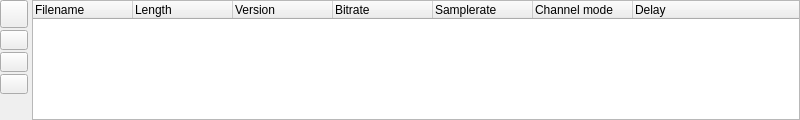
<ui version="4.0" >
 <class>TTAudioFileListWidget</class>
 <widget class="QWidget" name="TTAudioFileListWidget" >
  <property name="geometry" >
   <rect>
    <x>0</x>
    <y>0</y>
    <width>800</width>
    <height>120</height>
   </rect>
  </property>
  <property name="sizePolicy" >
   <sizepolicy vsizetype="Preferred" hsizetype="Preferred" >
    <horstretch>1</horstretch>
    <verstretch>1</verstretch>
   </sizepolicy>
  </property>
  <property name="minimumSize" >
   <size>
    <width>400</width>
    <height>80</height>
   </size>
  </property>
  <property name="windowTitle" >
   <string>Form</string>
  </property>
  <layout class="QHBoxLayout" name="horizontalLayout" >
   <property name="spacing" >
    <number>4</number>
   </property>
   <property name="margin" >
    <number>0</number>
   </property>
   <!-- Left column: buttons vertically stacked -->
   <item>
    <layout class="QVBoxLayout" name="leftButtonsLayout" >
     <property name="spacing" >
      <number>2</number>
     </property>
     <item>
      <widget class="QPushButton" name="pbAudioFileOpen" >
       <property name="sizePolicy" >
        <sizepolicy vsizetype="Fixed" hsizetype="Fixed" >
         <horstretch>0</horstretch>
         <verstretch>0</verstretch>
        </sizepolicy>
       </property>
       <property name="minimumSize" >
        <size>
         <width>28</width>
         <height>28</height>
        </size>
       </property>
       <property name="maximumSize" >
        <size>
         <width>28</width>
         <height>28</height>
        </size>
       </property>
       <property name="toolTip" >
        <string>Open audio file</string>
       </property>
       <property name="text" >
        <string/>
       </property>
       <property name="icon" >
        <iconset resource="audiofilelistwidget.qrc" >
         <normaloff>:/pixmaps/pixmaps/fileopen_24.xpm</normaloff>:/pixmaps/pixmaps/fileopen_24.xpm</iconset>
       </property>
       <property name="iconSize" >
        <size>
         <width>16</width>
         <height>16</height>
        </size>
       </property>
      </widget>
     </item>
     <item>
      <widget class="QPushButton" name="pbAudioEntryUp" >
       <property name="sizePolicy" >
        <sizepolicy vsizetype="Fixed" hsizetype="Fixed" >
         <horstretch>0</horstretch>
         <verstretch>0</verstretch>
        </sizepolicy>
       </property>
       <property name="minimumSize" >
        <size>
         <width>28</width>
         <height>20</height>
        </size>
       </property>
       <property name="maximumSize" >
        <size>
         <width>28</width>
         <height>20</height>
        </size>
       </property>
       <property name="toolTip" >
        <string>Move entry up</string>
       </property>
       <property name="text" >
        <string/>
       </property>
       <property name="icon" >
        <iconset resource="audiofilelistwidget.qrc" >
         <normaloff>:/pixmaps/pixmaps/uparrow_18.xpm</normaloff>:/pixmaps/pixmaps/uparrow_18.xpm</iconset>
       </property>
       <property name="iconSize" >
        <size>
         <width>12</width>
         <height>12</height>
        </size>
       </property>
      </widget>
     </item>
     <item>
      <widget class="QPushButton" name="pbAudioEntryDelete" >
       <property name="sizePolicy" >
        <sizepolicy vsizetype="Fixed" hsizetype="Fixed" >
         <horstretch>0</horstretch>
         <verstretch>0</verstretch>
        </sizepolicy>
       </property>
       <property name="minimumSize" >
        <size>
         <width>28</width>
         <height>20</height>
        </size>
       </property>
       <property name="maximumSize" >
        <size>
         <width>28</width>
         <height>20</height>
        </size>
       </property>
       <property name="toolTip" >
        <string>Delete audio file</string>
       </property>
       <property name="text" >
        <string/>
       </property>
       <property name="icon" >
        <iconset resource="audiofilelistwidget.qrc" >
         <normaloff>:/pixmaps/pixmaps/cancel_18.xpm</normaloff>:/pixmaps/pixmaps/cancel_18.xpm</iconset>
       </property>
       <property name="iconSize" >
        <size>
         <width>12</width>
         <height>12</height>
        </size>
       </property>
      </widget>
     </item>
     <item>
      <widget class="QPushButton" name="pbAudioEntryDown" >
       <property name="sizePolicy" >
        <sizepolicy vsizetype="Fixed" hsizetype="Fixed" >
         <horstretch>0</horstretch>
         <verstretch>0</verstretch>
        </sizepolicy>
       </property>
       <property name="minimumSize" >
        <size>
         <width>28</width>
         <height>20</height>
        </size>
       </property>
       <property name="maximumSize" >
        <size>
         <width>28</width>
         <height>20</height>
        </size>
       </property>
       <property name="toolTip" >
        <string>Move entry down</string>
       </property>
       <property name="text" >
        <string/>
       </property>
       <property name="icon" >
        <iconset resource="audiofilelistwidget.qrc" >
         <normaloff>:/pixmaps/pixmaps/downarrow_18.xpm</normaloff>:/pixmaps/pixmaps/downarrow_18.xpm</iconset>
       </property>
       <property name="iconSize" >
        <size>
         <width>12</width>
         <height>12</height>
        </size>
       </property>
      </widget>
     </item>
     <item>
      <spacer name="verticalSpacerLeft" >
       <property name="orientation" >
        <enum>Qt::Vertical</enum>
       </property>
       <property name="sizeHint" stdset="0" >
        <size>
         <width>20</width>
         <height>40</height>
        </size>
       </property>
      </spacer>
     </item>
    </layout>
   </item>
   <!-- Right: Tree widget -->
   <item>
    <widget class="QTreeWidget" name="audioListView" >
     <property name="sizePolicy" >
      <sizepolicy vsizetype="Expanding" hsizetype="Expanding" >
       <horstretch>1</horstretch>
       <verstretch>0</verstretch>
      </sizepolicy>
     </property>
     <property name="focusPolicy" >
      <enum>Qt::StrongFocus</enum>
     </property>
     <property name="contextMenuPolicy" >
      <enum>Qt::CustomContextMenu</enum>
     </property>
     <property name="frameShape" >
      <enum>QFrame::StyledPanel</enum>
     </property>
     <property name="frameShadow" >
      <enum>QFrame::Plain</enum>
     </property>
     <property name="rootIsDecorated" >
      <bool>false</bool>
     </property>
     <property name="itemsExpandable" >
      <bool>false</bool>
     </property>
     <property name="sortingEnabled" >
      <bool>false</bool>
     </property>
     <column>
      <property name="text" >
       <string>Filename</string>
      </property>
     </column>
     <column>
      <property name="text" >
       <string>Length</string>
      </property>
     </column>
     <column>
      <property name="text" >
       <string>Version</string>
      </property>
     </column>
     <column>
      <property name="text" >
       <string>Bitrate</string>
      </property>
     </column>
     <column>
      <property name="text" >
       <string>Samplerate</string>
      </property>
     </column>
     <column>
      <property name="text" >
       <string>Channel mode</string>
      </property>
     </column>
     <column>
      <property name="text" >
       <string>Delay</string>
      </property>
     </column>
    </widget>
   </item>
  </layout>
 </widget>
 <resources>
  <include location="audiofilelistwidget.qrc" />
 </resources>
 <connections/>
</ui>
